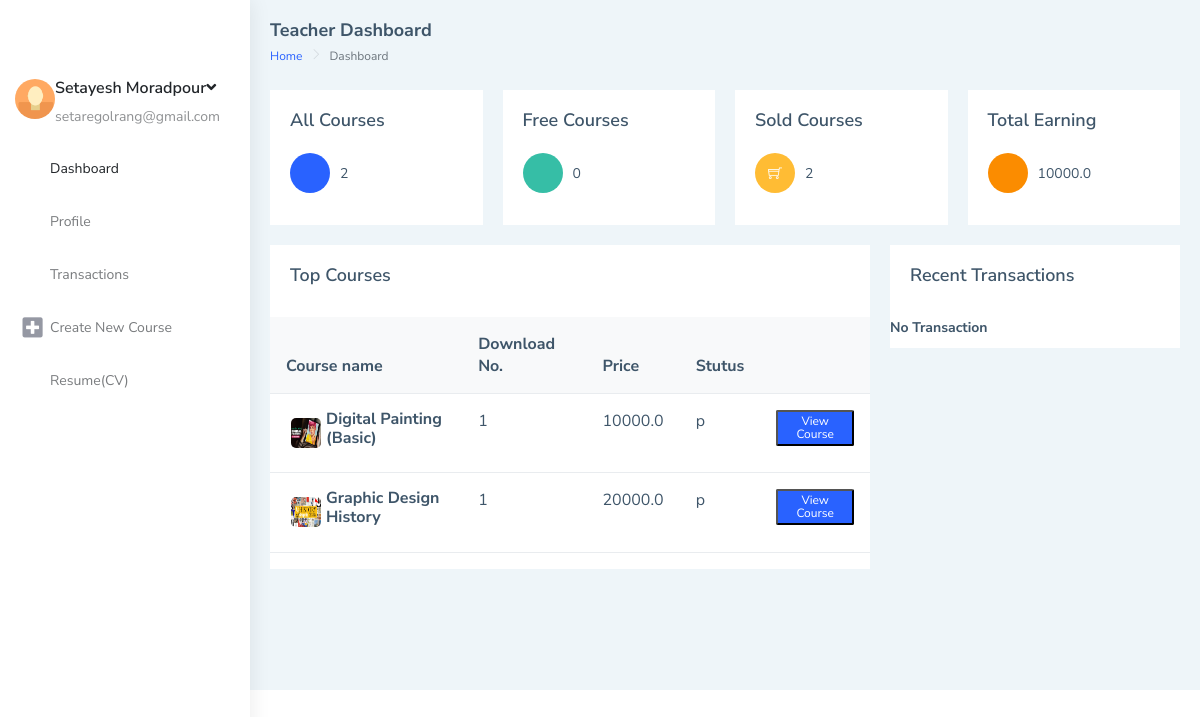
Screenshot of /accounts/teacherdashboard/main (signed in) with the database file from the repository.
### mainSite/models.py (models this page shows, shortened)
class Teacher (models.Model):
    phone = models.CharField(max_length=200, unique=True)
    date_created = models.DateTimeField(auto_now_add=True, null=True)
    user = models.OneToOneField(
        User, null=True, on_delete=models.CASCADE, related_name='teacher')
    profile_pic = models.ImageField(
        upload_to='teacher/profile/picture/', null=True, blank=True)
    course = models.ManyToManyField(Course, related_name='teacher')
    fildOfStudy = models.CharField(max_length=60, null=True)
    university = models.CharField(max_length=60, null=True)
    educations = (
        ('b', 'Bachelor'),
        ('bs', 'Bachelor Student'),
        ('m', 'Master'),
        ('ms', 'Master Student'),
        ('p', 'PHD'),
        ('ps', 'PHD Student'),
    )
    address=models.CharField(max_length=50, null=True)
    lastEducation = models.CharField(
        max_length=2, choices=educations, default='bs')
    documents = models.FileField(
        upload_to='teacher/documents/', null=True, blank=True)
    companiName1= models.CharField(max_length=50, null=True)
    jobSituation1= models.CharField(max_length=50, null=True)
    companiName2= models.CharField(max_length=50, null=True)
    jobSituation2= models.CharField(max_length=50, null=True)
    courseTitle1= models.CharField(max_length=50, null=True)
    courseTime1= models.CharField(max_length=50, null=True)
    courseTitle2= models.CharField(max_length=50, null=True)
    courseTime2= models.CharField(max_length=50, null=True)
    exteraInfo =models.CharField(max_length=200 , null=True)
    accepted =models.BooleanField(default=False)
    wallet=models.FloatField(default=0)

class Course(models.Model):
    name = models.CharField(max_length=100, null=True)
    title = models.CharField(max_length=1000)
    price = models.FloatField(default=0)
    category = models.ManyToManyField(Category, related_name='category')
    subTittel = models.CharField(max_length=200, null=True)
    date_created = models.DateTimeField(auto_now_add=True, null=True)
    datepublished = models.DateTimeField(null=True)
    stutuses = (
        ('d', 'Draft'),
        ('p', 'Published'),
    )
    stutus = models.CharField(max_length=1, choices=stutuses, default='d')
    course_pic = models.ImageField(upload_to='courses/coverPictures/' ,null=True, blank=True)
    duration = models.DurationField(max_length=100, null=True)
    fileZip = models.FileField(
        upload_to='courses/zipFile/', null=True, blank=True)
    dlNumber = models.IntegerField(default=0)
    video = models.FileField(
        upload_to='courses/video/%y', null=True, blank=True)
    class Meta:
        ordering = ["-dlNumber"]

### mainSite/decorators.py (the view)
        def wrapper_func(requset, *args , **kwargs):
            group = None
            if requset.user.groups.exists():
                group = requset.user.groups.all()[0].name
            if group == None:
                return HttpResponse("you are not authorized to view this page")
            if group in allowed_roles:
                 return view_func(requset, *args , **kwargs)
            else:
                return HttpResponse("you are not authorized to view this page")

### mainSite/views.py (called while the page is built)
@login_required
@allowed_users("teacher")
def teacherDashboard(request):
    teacher =request.user.teacher
    allCours = teacher.course.all()
    freeCours = allCours.filter(price=0)
    transaction = teacher.transaction.all()[0:3]
    coursePurchased = allCours.filter(price__gt=0)
    context = {
        "teacher": teacher,
        "allCours": allCours,
        "freeCours": freeCours,
        "freeCoursSize": len(freeCours),
        "coursePurchased": coursePurchased,
        "coursePurchasedSize": coursePurchased.count(),
        "transaction":transaction,
    }
    return render(request, 'teacherdashboard.html' , context)

### templates/teacherdashboard.html (shortened to what this page needs)
{% load static %}
{% load widget_tweaks %}
{% load mathfilters %}
<html lang="en">
<head>
    <link href="{% static '/assetss/libs/chartist/dist/chartist.min.css' %}" rel="stylesheet">
    <link href="{% static '/distt/css/style.min.css' %}" rel="stylesheet">
</head>
<body>
    <div id="main-wrapper" data-layout="vertical" data-navbarbg="skin5" data-sidebartype="full"
    data-sidebar-position="absolute" data-header-position="absolute" data-boxed-layout="full">
    <aside class="left-sidebar" data-sidebarbg="skin6">
        <div class="scroll-sidebar">
            <nav class="sidebar-nav">
                <ul id="sidebarnav">
                        <div class="user-profile d-flex no-block dropdown m-t-20">
                            {% if teacher.profile_pic %}
                          <div class="user-pic"><img src="{{ teacher.profile_pic.url }}" alt="users"
                              class="rounded-circle" width="40" /></div>
                          {% else %}
                          <div class="user-pic"><img src="{% static '/image/1.jpg' %}" alt="users"
                              class="rounded-circle" width="40" /></div>
                          {% endif %}
                            <div class="user-content hide-menu m-l-10">
                                <a href="#" class="" id="Userdd" role="button"
                                    data-bs-toggle="dropdown" aria-haspopup="true" aria-expanded="false">
                                    <h5 class="m-b-0 user-name font-medium">{{teacher.user.get_full_name}}<i
                                            class="fa fa-angle-down"></i></h5>
                                    <span class="op-5 user-email">{{teacher.user.email}}</span>
                                </a>
                            </div>
                        </div>
                    <li class="sidebar-item"> <a class="sidebar-link waves-effect waves-dark sidebar-link"
                            href="{% url 'teacherdashboard-main' %}" aria-expanded="false">
                            <i class="mdi mdi-view-dashboard"></i><span
                                class="hide-menu">Dashboard</span></a></li>
                    <li class="sidebar-item"> <a class="sidebar-link waves-effect waves-dark sidebar-link"
                            href="{% url 'teacherdashboard-profile' %}" aria-expanded="false">
                            <i class="mdi mdi-account-network"></i><span class="hide-menu">Profile</span></a></li>
                    <li class="sidebar-item"> <a class="sidebar-link waves-effect waves-dark sidebar-link"
                            href="{% url 'teacherdashboard-transaction' %}" aria-expanded="false">
                            <i class="mdi mdi-border-all"></i><span
                                class="hide-menu">Transactions</span></a></li>
                                <li class="sidebar-item"> <a class="sidebar-link waves-effect waves-dark sidebar-link"
                                    href="{% url 'teacherdashboard-create-course' %}" aria-expanded="false"><i class="fa fa-plus-square"></i><span
                                        class="hide-menu">Create New Course</span></a></li>
                    <li class="sidebar-item"> <a class="sidebar-link waves-effect waves-dark sidebar-link"
                            href="{% url 'teacherdashboard-resume' %}" aria-expanded="false"><i class="mdi mdi-book-multiple"></i><span
                                class="hide-menu">Resume(CV)</span></a></li>
                </ul>
            </nav>
        </div>
    </aside>
    <div class="page-wrapper">
        <div class="page-breadcrumb">
            <div class="row align-items-center">
                <div class="col-5">
                    <h4 class="page-title">Teacher Dashboard</h4>
                    <div class="d-flex align-items-center">
                        <nav aria-label="breadcrumb">
                            <ol class="breadcrumb">
                                <li class="breadcrumb-item"><a href="{% url 'main' %}">Home</a></li>
                                <li class="breadcrumb-item active" aria-current="page">Dashboard</li>
                            </ol>
                        </nav>
                    </div>
                </div>
            </div>
        </div>
        <div class="container-fluid">
            <div class="row">
                <div class="col-md-3">
                    <div class="card">
                        <div class="card-body">
                            <h4 class="card-title">All Courses</h4>
                            <div class="feed-widget">
                                <ul class="list-style-none feed-body m-0 p-b-20">
                                    <li class="feed-item">
                                        <div class="feed-icon bg-info">
                                            <i class="mdi mdi-note-multiple"></i>
                                        </div>
                                        {{ allCours.count}}
                                    </li>
                                </ul>
                            </div>
                        </div>
                    </div>
                </div>
                <div class="col-md-3">
                    <div class="card">
                        <div class="card-body">
                            <h4 class="card-title">Free Courses</h4>
                            <div class="feed-widget">
                                <ul class="list-style-none feed-body m-0 p-b-20">
                                    <li class="feed-item">
                                        <div class="feed-icon bg-success"><i class="mdi mdi-sale"></i></div>
                                        {{ freeCoursSize}}
                                    </li>
                                </ul>
                            </div>
                        </div>
                    </div>
                </div>
                <div class="col-md-3">
                    <div class="card">
                        <div class="card-body">
                            <h4 class="card-title">Sold Courses</h4>
                            <div class="feed-widget">
                                <ul class="list-style-none feed-body m-0 p-b-20">
                                    <li class="feed-item">
                                        <div class="feed-icon bg-warning"><i class="ti-shopping-cart"></i></div>
                                        {{coursePurchasedSize}}
                                    </li>
                                </ul>
                            </div>
                        </div>
                    </div>
                </div>
                <div class="col-md-3">
                    <div class="card">
                        <div class="card-body">
                            <h4 class="card-title">Total Earning</h4>
                            <div class="feed-widget">
                                <ul class="list-style-none feed-body m-0 p-b-20">
                                    <li class="feed-item">
                                        <div class="feed-icon btn-orange"><i class="mdi mdi-square-inc-cash"></i></div>
                                        {{teacher.wallet}}
                                    </li>
                                </ul>
                            </div>
                        </div>
                    </div>
                </div>
            </div>
            <div class="row">
                <div class="col-8">
                    <div class="card">
                        <div class="card-body">
                            <div class="d-md-flex">
                                <div>
                                    <h4 class="card-title">Top Courses</h4>
                                </div>
                            </div>
                        </div>
                        <div class="table-responsive">
                            <table class="table v-middle">
                                {% if allCours.count > 0 %}
                                <thead>
                                    <tr class="bg-light">
                                        <th class="border-top-0">Course name</th>
                                        <th class="border-top-0">Download No.</th>
                                        <th class="border-top-0">Price</th>
                                        <th class="border-top-0">Stutus</th>
                                        <th class="border-top-0"></th>
                                    </tr>
                                </thead>
                                <tbody>
                                    {% for course in allCours %}
                                    <tr>
                                        <td>
                                            <div class="d-flex align-items-center">
                                                <div class="m-r-12">
                                                    {% if course.course_pic %}
                                                    <img src="{{ course.course_pic.url }}" style="width: 40px;height: 40px; border-radius: 10px ; padding: 5px;"/>
                                                    {% endif %}
                                                </div>
                                                <div class="">
                                                    <h4 class="m-b-0 font-16">{{ course.name }}</h4>
                                                </div>
                                            </div>
                                        </td>
                                        <td>{{course.dlNumber}}</td>
                                        <td>{{ course.price }}</td>
                                        <td>{{course.stutus}}</td>
                                        <td>
                                            <button class="label label-info"><a href="{% url 'course' course.id %}" style="color: white;text-decoration: none;">View Course</a></button>
                                        </td>
                                    </tr>
                                    {% endfor %}
                                    {% else %}
                                    <div class ="row"> <strong>           nothing to show    </strong></div>
                                    {% endif %}
                                </tbody>
                            </table>
                        </div>
                    </div>
                </div>
                <div class="col-lg-4">
                    <div class="card">
                        <div class="card-body">
                            <h4 class="card-title">Recent Transactions</h4>
                        </div>
                        <div class="comment-widgets scrollable">
                            {% if transaction %}
                            {% for t in transaction %}
                            <div class="d-flex flex-row comment-row m-t-0">
                                <div class="p-2">
                                    {% if t.customer.profile_pic %}
                                    <div class="user-pic"><img src="{{t.customer.profile_pic.url}}" alt="users"
                                        class="rounded-circle" width="50" /></div>
                                    {% else %}
                                    <div class="user-pic"><img src="{% static '/image/1.jpg' %}" alt="users"
                                        class="rounded-circle" width="50" /></div>
                                    {% endif %}
                                <div class="comment-text w-100">
                                    <h6 class="font-medium">{{t.customer.get_full_name}}</h6>
                                    <span class="m-b-15 d-block">Receive {{t.price|mul:0.8}} </span>
                                    <div class="comment-footer">
                                        <span class="text-muted float-end">{{t.date_created}}</span> <span
                                            class="label label-rounded label-primary">{{t.course.name}}</span> <span
                                            class="action-icons">
                                        </span>
                                    </div>
                                </div>
                            </div>
                            {% endfor %}
                            {%else%}
                            <strong>   No Transaction</strong>
                            {% endif %}
                        </div>
                    </div>
                </div>
            </div>
        </div>
    </div>
</div>
</body>
</html>

### rows the page displays
Teacher: user.get_full_name "Setayesh Moradpour", user.email "setaregolrang@gmail.com", wallet "10000.0"
Course: course_pic (picture), name "Digital Painting (Basic)", dlNumber "1", price "10000.0", stutus "p"
Course: course_pic (placeholder picture), name "Graphic Design History", dlNumber "1", price "20000.0", stutus "p"

### other values shown
{{ allCours.count }} "2"
{{ freeCoursSize }} "0"
{{ coursePurchasedSize }} "2"
